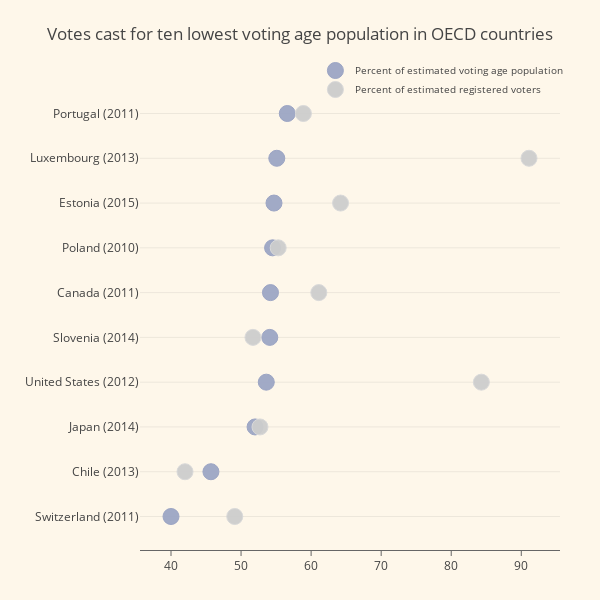

Notebook cell for this chart:
### Code cell


### Figure 1 — Plotly figure (JSON) as saved in the notebook; plotly's stock layout.template omitted (floating-point values rounded to 4 significant figures)
{"data": [{"y": ["Switzerland (2011)", "Chile (2013)", "Japan (2014)", "United States (2012)", "Slovenia (2014)", "Canada (2011)", "Poland (2010)", "Estonia (2015)", "Luxembourg (2013)", "Portugal (2011)"], "name": "Percent of estimated voting age population", "type": "scatter", "x": [40.0, 45.7, 52.0, 53.6, 54.1, 54.2, 54.5, 54.7, 55.1, 56.6], "mode": "markers", "marker": {"symbol": "circle", "line": {"width": 1, "color": "rgba(156, 165, 196, 1.0)"}, "size": 16, "color": "rgba(156, 165, 196, 0.95)"}}, {"y": ["Switzerland (2011)", "Chile (2013)", "Japan (2014)", "United States (2012)", "Slovenia (2014)", "Canada (2011)", "Poland (2010)", "Estonia (2015)", "Luxembourg (2013)", "Portugal (2011)"], "name": "Percent of estimated registered voters", "type": "scatter", "x": [49.1, 42.0, 52.7, 84.3, 51.7, 61.1, 55.3, 64.2, 91.1, 58.9], "mode": "markers", "marker": {"symbol": "circle", "line": {"width": 1, "color": "rgba(217, 217, 217, 1.0)"}, "size": 16, "color": "rgba(204, 204, 204, 0.95)"}}], "layout": {"plot_bgcolor": "rgb(254, 247, 234)", "width": 600, "hovermode": "closest", "legend": {"font": {"size": 10}, "xanchor": "right", "yanchor": "middle"}, "xaxis": {"linecolor": "rgb(102, 102, 102)", "showline": true, "titlefont": {"font": {"color": "rgb(204, 204, 204)"}}, "tickcolor": "rgb(102, 102, 102)", "showgrid": false, "tickfont": {"font": {"color": "rgb(102, 102, 102)"}}, "dtick": 10, "ticks": "outside", "autotick": false}, "paper_bgcolor": "rgb(254, 247, 234)", "title": "Votes cast for ten lowest voting age population in OECD countries", "margin": {"r": 40, "l": 140, "b": 50, "t": 80}, "height": 600}}
